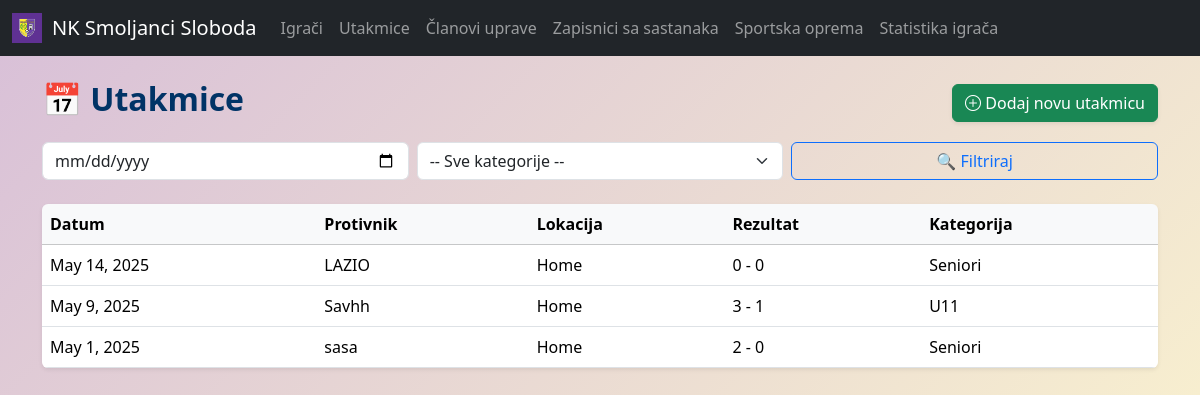
The page /matches/ on the database as committed earlier.
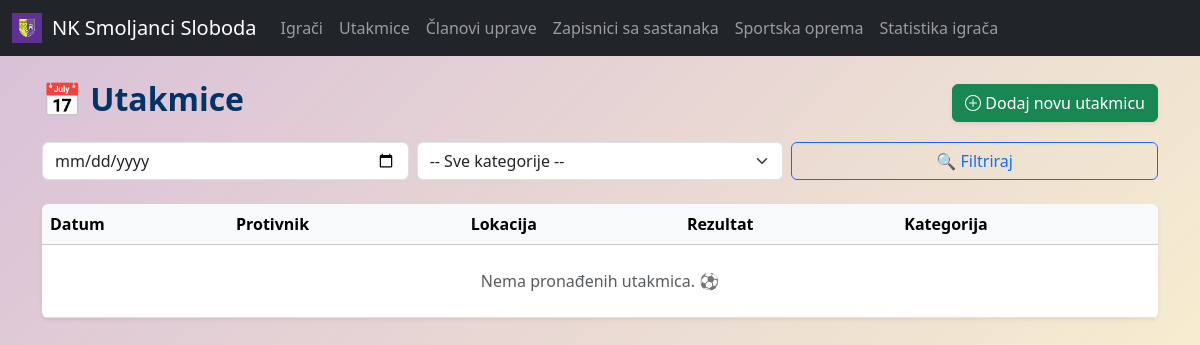
The same page on the database as committed later.
### main/models.py (models this page shows, shortened)
class Match(models.Model):
    HOME_AWAY = [("H", "Home"), ("A", "Away")]
    date = models.DateField()
    home_or_away = models.CharField(max_length=1, choices=HOME_AWAY)
    opponent = models.CharField(max_length=100)
    home_score = models.PositiveIntegerField(default=0)
    away_score = models.PositiveIntegerField(default=0)
    category = models.CharField(max_length=3, choices=CATEGORIES)
    starting_players = models.ManyToManyField(Player, related_name="starts")
    bench_players = models.ManyToManyField(Player, related_name="bench", blank=True)
    captain = models.ForeignKey(Player, on_delete=models.SET_NULL, null=True, related_name="captain_matches")
    goalkeeper = models.ForeignKey(Player, on_delete=models.SET_NULL, null=True, related_name="goalkeeper_matches")

### main/views.py (the view)
# urls.py: path("matches/", views.match_list, name="match_list"),
def match_list(request):
    matches = Match.objects.all().order_by('-date')
    category = request.GET.get('category')
    date = request.GET.get('date')
    if category:
        matches = matches.filter(category=category)
    if date:
        matches = matches.filter(date=date)
    return render(request, "main/matches/match_list.html", {
        "matches": matches,
        "filter_values": {
            "category": category,
            "date": date
        },
        'categories': CATEGORIES
    })

### templates/main/matches/match_list.html (shortened to what this page needs)
{% extends 'main/base.html' %}
{% block content %}
<div class="container my-4">
  <div class="d-flex justify-content-between align-items-center mb-3">
    <h2 class="fw-bold">📅 Utakmice</h2>
    <a class="btn btn-success shadow-sm" href="{% url 'main:match_create' %}"><i class="bi bi-plus-circle"></i> Dodaj novu utakmicu</a>
  </div>
  <form method="get" class="row g-2 mb-4">
    <div class="col-md-4">
      <input type="date" class="form-control" name="date" value="{{ filter_values.date }}">
    </div>
    <div class="col-md-4">
      <select name="category" class="form-select">
        <option value="">-- Sve kategorije --</option>
      </select>
    </div>
    <div class="col-md-4">
      <button type="submit" class="btn btn-outline-primary w-100">🔍 Filtriraj</button>
    </div>
  </form>
  <table class="table table-hover shadow-sm rounded overflow-hidden">
    <thead class="table-light">
      <tr>
        <th>Datum</th>
        <th>Protivnik</th>
        <th>Lokacija</th>
        <th>Rezultat</th>
        <th>Kategorija</th>
      </tr>
    </thead>
    <tbody>
      {% for match in matches %}
      <tr class="table-row-clickable" data-href="{% url 'main:match_detail' match.id %}">
        <td>{{ match.date }}</td>
        <td>{{ match.opponent }}</td>
        <td>{{ match.get_home_or_away_display }}</td>
        <td>{{ match.home_score }} - {{ match.away_score }}</td>
        <td>{{ match.get_category_display }}</td>
      </tr>
      {% empty %}
      <tr>
        <td colspan="5" class="text-center text-muted py-4">
          Nema pronađenih utakmica. ⚽
        </td>
      </tr>
      {% endfor %}
    </tbody>
  </table>
</div>
{% endblock %}

### templates/main/base.html (shortened to what this page needs)
{% load static %}
<!DOCTYPE html>
<html lang="hr">
  <head>
    <link
      href="https://cdn.jsdelivr.net/npm/bootstrap@5.3.3/dist/css/bootstrap.min.css"
      rel="stylesheet"
    />
    <link
      rel="stylesheet"
      href="https://cdn.jsdelivr.net/npm/bootstrap-icons@1.11.1/font/bootstrap-icons.css"
    />
    <link
      rel="stylesheet"
      href="https://cdnjs.cloudflare.com/ajax/libs/font-awesome/6.4.0/css/all.min.css"
    />
  </head>
  <body>
    <nav class="navbar navbar-expand-lg navbar-dark bg-dark mb-4">
      <div class="container-fluid">
        <a
          class="navbar-brand d-flex align-items-center"
          href="{% url 'main:index' %}"
        >
          <img
            src="{% static 'images/nkss_logo.png' %}"
            alt="Logo"
            style="height: 30px; width: auto; margin-right: 10px"
          />
          NK Smoljanci Sloboda
        </a>
        <div class="collapse navbar-collapse" id="navbarNav">
          <ul class="navbar-nav me-auto">
            <li class="nav-item">
              <a class="nav-link" href="{% url 'main:player_list' %}">Igrači</a>
            </li>
            <li class="nav-item">
              <a class="nav-link" href="{% url 'main:match_list' %}"
                >Utakmice</a
              >
            </li>
            <li class="nav-item">
              <a class="nav-link" href="{% url 'main:staffmember-list' %}"
                >Članovi uprave</a
              >
            </li>
            <li class="nav-item">
              <a class="nav-link" href="{% url 'main:meeting-list' %}"
                >Zapisnici sa sastanaka</a
              >
            </li>
            <li class="nav-item">
              <a class="nav-link" href="{% url 'main:equipment-list' %}"
                >Sportska oprema</a
              >
            </li>
            <li class="nav-item">
              <a class="nav-link" href="{% url 'main:stats_dashboard' %}"
                > Statistika igrača</a
              >
            </li>
          </ul>
        </div>
      </div>
    </nav>
    <div class="container-fluid">{% block content %}{% endblock %}</div>
  </body>
</html>

### templates/main/base.html (style rules this page uses)
html, body { height: 100%; margin: 0; background: linear-gradient(135deg, #d8bfd8, #fffacd); background-repeat: no-repeat; background-size: cover; background-attachment: fixed; font-family: "Segoe UI", Tahoma, Geneva, Verdana, sans-serif; color: #003366; }

Rows that differ between the two databases and show on the page:
removed Match: date "May 14, 2025", opponent "LAZIO", home_or_away "Home", home_score "0", away_score "0", category "Seniori"
removed Match: date "May 9, 2025", opponent "Savhh", home_or_away "Home", home_score "3", away_score "1", category "U11"
removed Match: date "May 1, 2025", opponent "sasa", home_or_away "Home", home_score "2", away_score "0", category "Seniori"
Other text that changed with them:
text now shown: "Nema pronađenih utakmica. ⚽"
